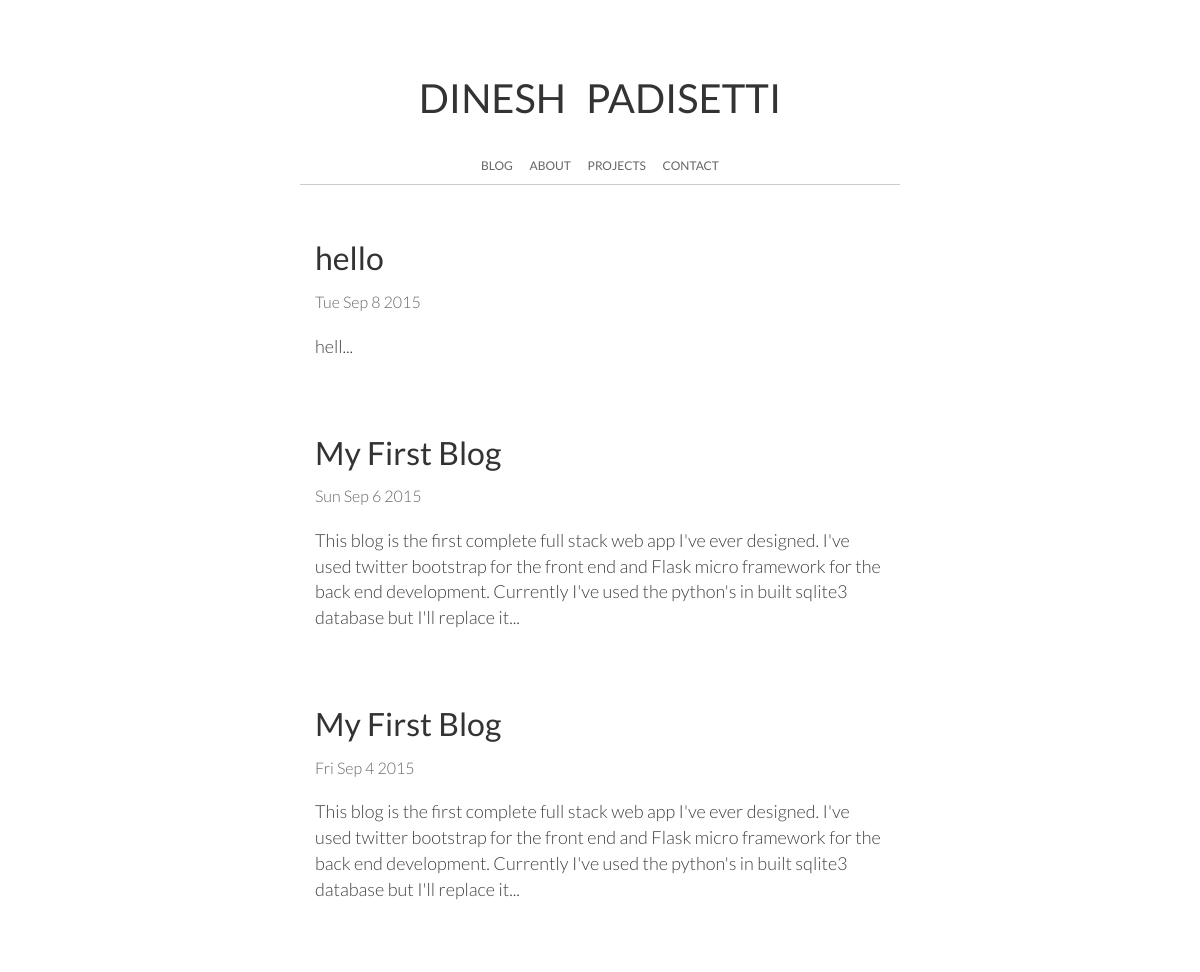
Before: / with the older database file.
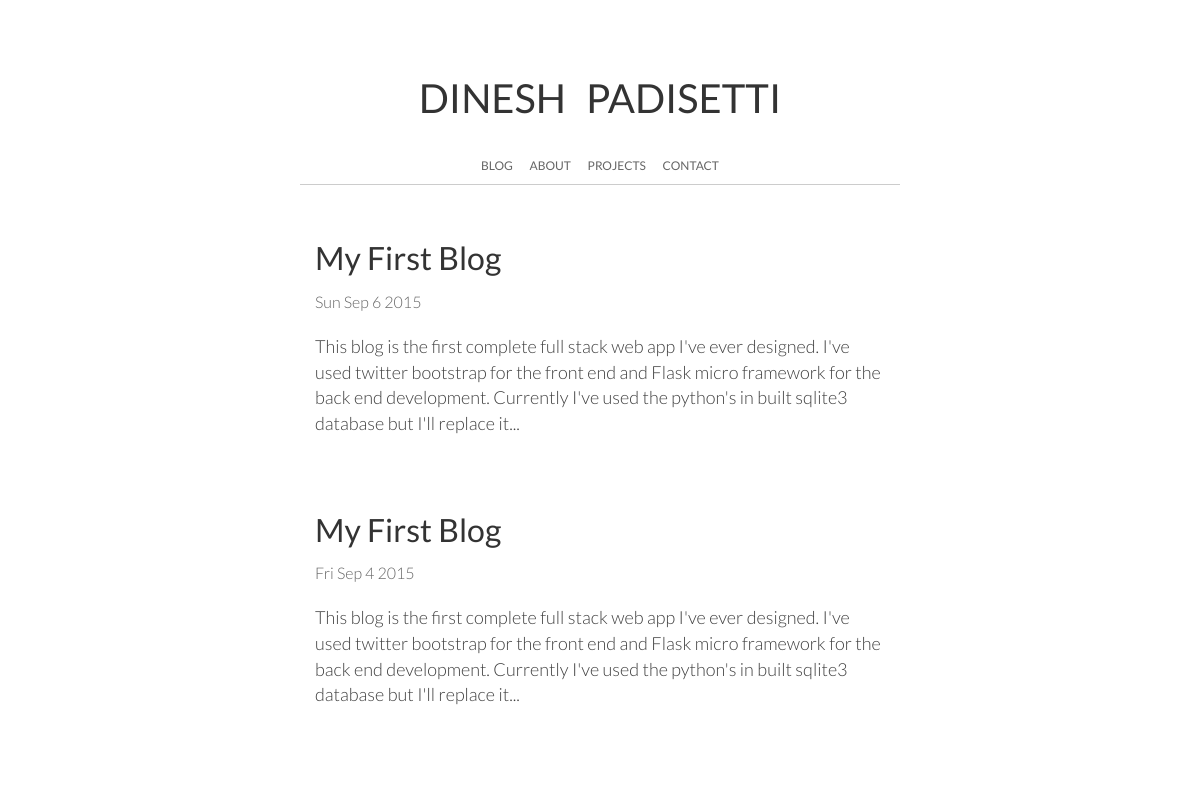
After: the same page with the newer database file.
### tables this page shows
CREATE TABLE "blog" (
	`id`	INTEGER PRIMARY KEY AUTOINCREMENT,
	`title`	TEXT,
	`article`	TEXT,
	`time`	TEXT
);

### server.py (the view)
@app.route('/')
def index():
	list_of_articles = db_connect()
	print list_of_articles
	return render_template('index.html', articles = list_of_articles ,summary = summary)

### server.py (called while the page is built)
def summary(article):
	pos = article.find(" ",250)
	return article[:pos]

def db_connect():
	conn = sqlite3.connect('example.db')
	c = conn.cursor()
	c.execute('SELECT id,title,article,time FROM blog order by id DESC')
	list_of_articles = c.fetchall()
	conn.close()
	return list_of_articles

### templates/index.html
{% extends "layout.html" %}
{% block content %}
    {% for item in articles %}
	<p class="title"><a href={{ "/post/%s"%item[0] }}>{{ item[1] }}</a></p>
	<span style="color:#666;font-size:16px;font-weight:300">{{ item[3] }}</span><br><br>
	<p class="article">{{ summary(item[2])+"..." }}</p>
	<br><br><br>
    {% endfor %}
{% endblock %}

### templates/layout.html (shortened to what this page needs)
<!DOCTYPE html>
<html>
<head>
    {% block head %}
	<link rel="stylesheet" type="text/css" href="/static/css/bootstrap.min.css">
	<link rel="stylesheet" type="text/css" href="/static/css/index.css">
	{% endblock %}
</head>
<body>
	<div class="container-fluid" style="margin-top:70px;">
	    <div class="row">
	    	<div class="col-md-3"></div>
	    	<div class="col-md-6 head">
	    		<div class="heading">
	    		    DINESH&ensp;PADISETTI
	    		    <br>
	    		    <p class="links">
	    		    	<a href="/">BLOG</a> &emsp; <a href="/about">ABOUT</a> &emsp; <a href="/projects">PROJECTS</a> &emsp; <a href="/contact">CONTACT</a>
	    		    </p>
	    		</div>
	    	</div>
	    	<div class="col-md-3"></div>
	    </div>
		<div class="row">
			<div class="col-md-3"></div>
			<div class="col-md-6">
				{% block content %}{% endblock %}
			</div>
			<div class="col-md-3"></div>
		</div>
	</div>
</body>
</html>

### static/css/index.css (style rules this page uses)
body { font-family: 'Lato'; }
.head { margin-bottom: 50px; padding-bottom: 0px; border-bottom: solid 1px #ccc; }
.heading { color: #333; font-weight: 400; font-size: 40px; width: 100%; text-align: center; }
.heading .links { font-weight: 400; font-size: 12px; margin-top: 30px; }
.links a, .links a:hover, .links a:focus { text-decoration: none; color: #666; }
.title { font-weight: 400; font-size: 32px; color: #333; }
.title a, .title a:hover, .title a:focus,.article a, .article a:hover, .article a:focus { text-decoration: none; color: #333; }
.article { font-weight: 300; font-size: 18px; color: #404040; }

Changed rows visible on the page:
removed blog: title "hello", time "Tue Sep 8 2015", article "hell..."
